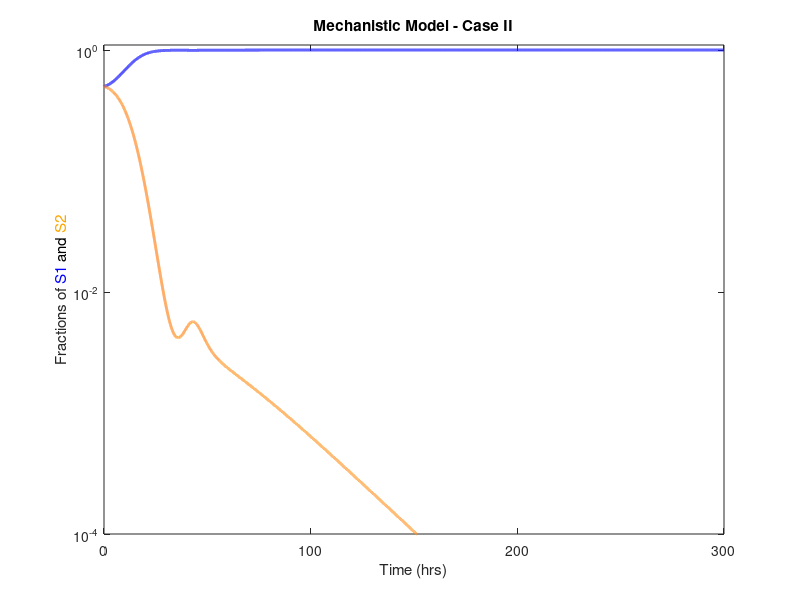
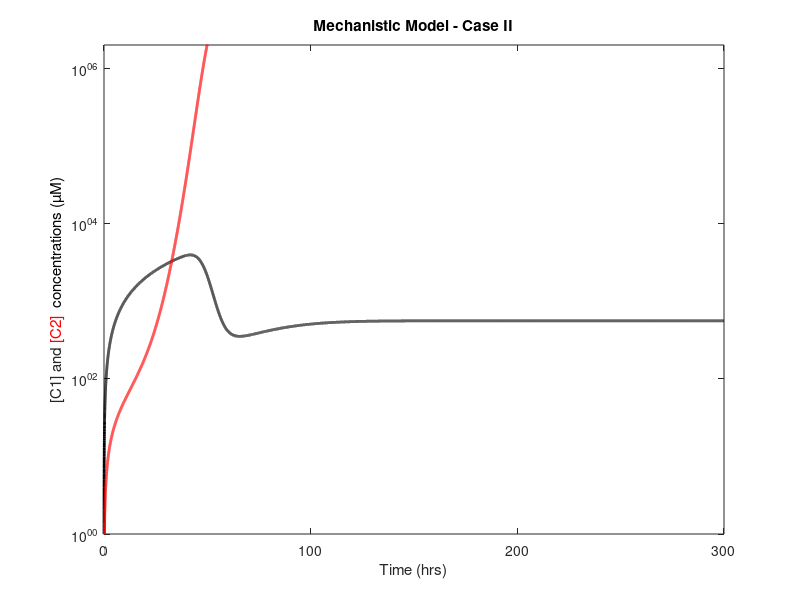

Write the MATLAB code that produced these figures, in order.
% Dual (chemical - consumable) mediator interaction - Momeni. et al. (2018) - Figure 6.
% Connor Tynan - 25/10/22 - Final year project

% Background

% https://doi.org/10.7554/eLife.25051

% Increasing the number of mediators increases the complexity of the system
% exponentially. More-involved systems such as this is where the gLV model
% typically falls down as it fails to account for cases of increased
% complexity. In addition, the gLV model fails to account for indirect
% influences, suggesting use of mechanistic models for higher
% order/complexity systems.

clc; clf; close all; clear

% Parameters

t0 = 0;     % Initial time
t1 = 300;   % Final time
dt = 0.01;   % Time step size

r0 = [-0.03, -0.05]; % Basal growth rate (Per-species growth rate - constant)

% Interaction terms - please see literature for details

% Kij - Mediator Cj affecting species Si at 50% of max fitness effect - Kij ~ r0.5ij 
Ks1c1 = 1 * 1e5;
Ks1c2 = 0;
Ks2c2 = 1 * 1e5;
Ks2c1 = 1 * 1e5;

%rij - Mediator Cj affecting species Si at maximum fitness effect
rs1c1 = 12;
rs1c2 = 0;
rs2c1 = 12;
rs2c2 = 9;  
  
% Consumption rate of chemical mediators
a = 1; 
ac1s1 = a;
ac1s2 = a;
ac2s2 = a;

% Production rate of chemical mediators 
b = 1;
b0 = 100*b;
bc2s1 = b*1;

% Variables

time = t0:dt:t1; % Time vector (x-axis)

% Initialising solution vectors
S1 = zeros(1,length(time)); % Population density of species S1
S2 = zeros(1,length(time)); % Population density of species S2
C1 = zeros(1,length(time)); % Concentration of chemical C1
C2 = zeros(1,length(time)); % Concentration of chemical C2

% Initial Conditions

% Initial population densities
S1(1) = 5;
S2(1) = 5;

% Initial mediator concentrations
C1(1) = 0.00;
C2(1) = 1e-4;

% Main computation - Equation (47) in the literature
% Forward solving mechanistic equations

for t=1:(numel(time)-1)
    
    % Species densities

    S1(t+1) = S1(t) + dt * S1(t) * ( r0(1) + rs1c1*C1(t)/(C1(t)+Ks1c1));

    S2(t+1) = S2(t) + dt * S2(t) * ( r0(2) + rs2c2 * ...
        (((C1(t)*C2(t))/(Ks2c1*Ks2c2))/(C1(t)/Ks2c1 + C2(t)/Ks2c2)) * ...
        ((1/(C1(t)/Ks2c1 + 1)) + (1/(C2(t)/Ks2c2 + 1))));

    % Chemical concentrations

    C1(t+1) = C1(t) + dt * (b0 - ac1s1 * rs1c1 * C1(t)/(C1(t)+Ks1c1) - ac1s2 * ...
        rs2c2* (((C1(t)*C2(t))/(Ks2c1*Ks2c2))/(C1(t)/Ks2c1 + C2(t)/Ks2c2)) * ...
        ((1/(C1(t)/Ks2c1 + 1)) + (1/(C2(t)/Ks2c2 + 1))) * S2(t) );

    C2(t+1) = C2(t) + dt * (bc2s1 * S1(t) - ac2s2 * rs2c2 * ...
        (((C1(t)*C2(t))/(Ks2c1*Ks2c2))/(C1(t)/Ks2c1 + C2(t)/Ks2c2)) * ...
        ((1/(C1(t)/Ks2c1 + 1)) + (1/(C2(t)/Ks2c2 + 1))) * S2(t) ) ;
    
end

% Plotting results

% Plotting species densities

fig = figure(1); hold on; box on

plot(time,S1./(S1+S2),'-b','LineWidth',2); plot(time,S2./(S1+S2),'Color',[1, 0.5, 0.1],'LineWidth',2)

ylabel('Fractions of \color{blue}S1\color{black} and\color{orange} S2', ...
    'interpreter', 'tex')
ylim([10^-4 10^0+0.1])
yticks([10^-4 10^-2 10^0])

xlabel('Time (hrs)')
xlim([0 300])
xticks([0 100 200 300])

title('Mechanistic Model - Case II')

set(gca,'YScale','log')
set(gca,'XMinorTick','off','YMinorTick','off')

set(gcf, 'units', 'centimeters', 'position', [1 1 12.1 9]);

% Plotting chemical concentrations

fig2 = figure(2); hold on; box on

p = plot(time,C1,'-k','LineWidth',2); plot(time,C2,'Color',[1, 0.0, 0.0],'LineWidth',2)

ylabel('[C1] and \color{red}{[C2]} \color{black} concentrations (µM)', ...
    'interpreter', 'tex')
ylim([10^0 10^6+1000000])
yticks([0 10^0 10^2 10^4 10^6])

xlabel('Time (hrs)')
xlim([0 300])
xticks([0 100 200 300])

title('Mechanistic Model - Case II')

set(gca,'YScale','log')
set(gca,'XMinorTick','off','YMinorTick','off')

set(gcf, 'units', 'centimeters', 'position', [1 1 12.1 9]);